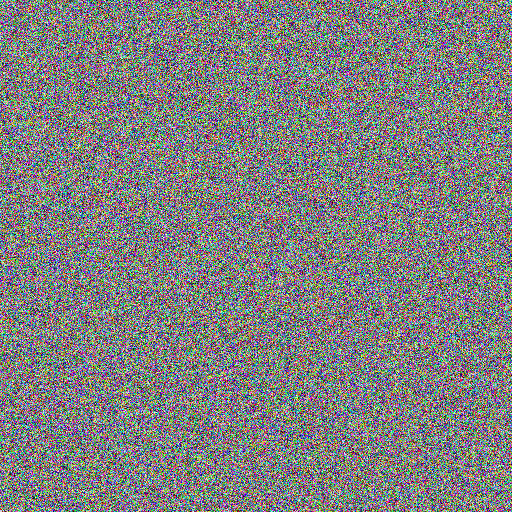
#> input picture xor-img/solution/enc1.png, 512 x 512 px
$ python solve.py
#> lines starting #> are read from the running program, lines starting #| are printed output that depends on the picture
# FLAG{x0rncrypt}
from PIL import Image

enc1 = Image.open('./enc1.png')
#> enc1 is the input picture: PIL image 512x512 RGB; mean R, G, B 127.4, 127.5, 127.4
enc2 = Image.open('./enc2.png')
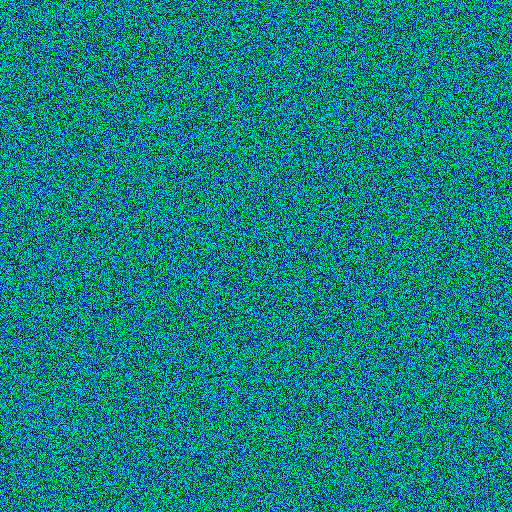
#> input picture xor-img/solution/enc2.png, 512 x 512 px
#> enc2 is the input picture: PIL image 512x512 RGB; mean R, G, B 0, 127.5, 127.4
width, height = enc1.size
#> width = 512; height = 512

enc1_pixel = enc1.load()
enc2_pixel = enc2.load()

res_dec = Image.new("RGB", (width, height))
#> res_dec: PIL image 512x512 RGB; every value is 0
red_dec_pixel = res_dec.load()

for y in range(height):
    for x in range(width):
        enc1_r, enc1_g, enc1_b = [int(k) for k in enc1_pixel[x, y]]
        enc2_r, enc2_g, enc2_b = [int(k) for k in enc2_pixel[x, y]]
        red_dec_pixel[x, y] = enc1_r ^ enc2_r, enc1_g ^ enc2_g, enc1_b ^ enc2_b

res_dec.save('./dec.png')
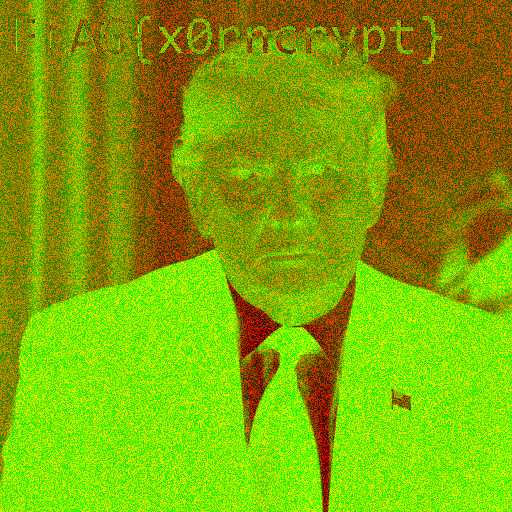
#> saved as dec.png: PIL image 512x512 RGB; mean R, G, B 127.4, 168.8, 0
